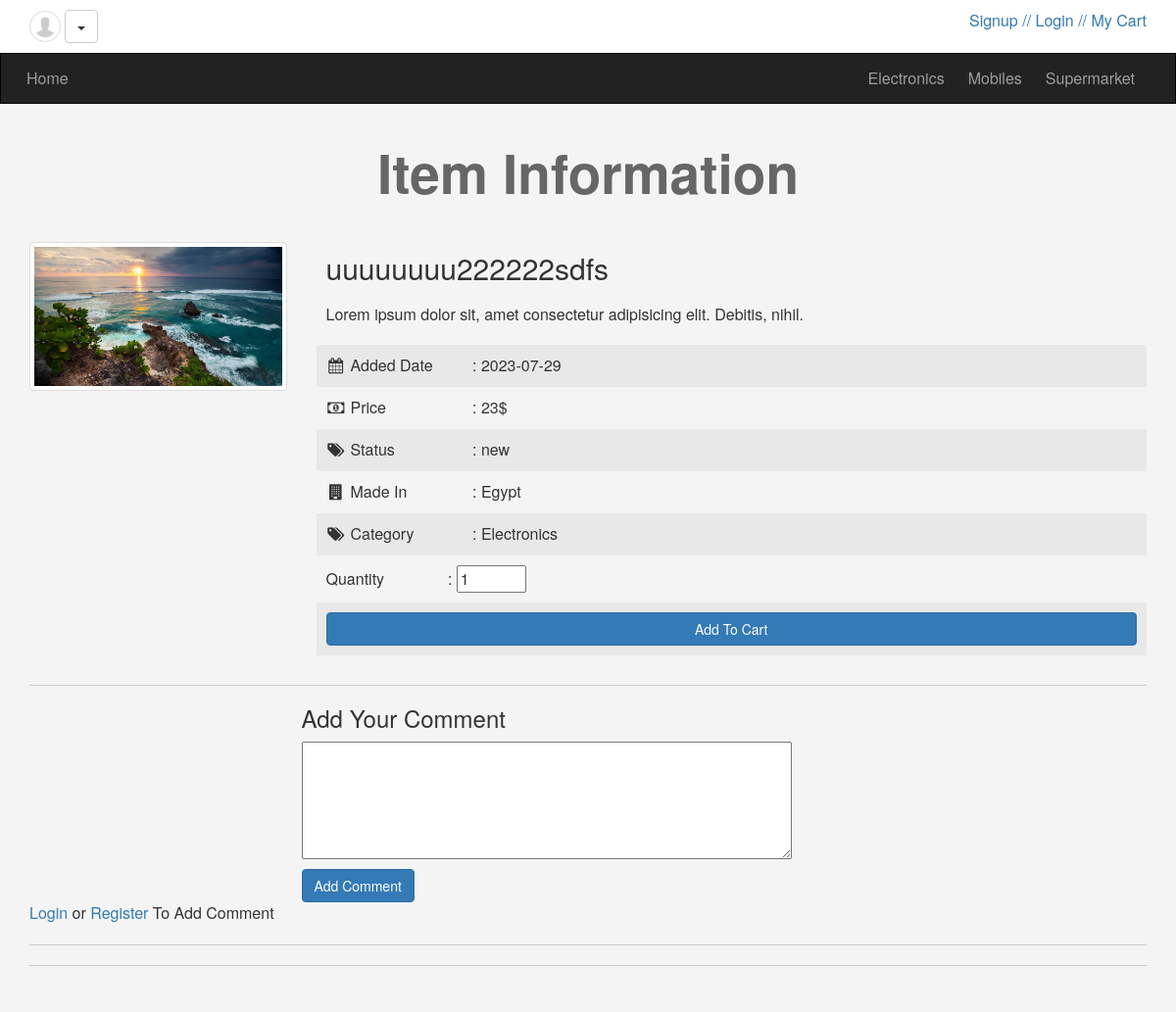
/items.php?itemid=3, run on the app's committed database.
### tables this page shows
CREATE TABLE `categories` (
  `id` smallint(6) NOT NULL,
  `name` varchar(100) NOT NULL,
  `description` text DEFAULT NULL,
  `ordaring` int(11) DEFAULT NULL,
  `visibility` tinyint(4) NOT NULL DEFAULT 0,
  `allow_comment` tinyint(4) NOT NULL DEFAULT 0,
  `allow_ads` tinyint(4) NOT NULL DEFAULT 0
);

CREATE TABLE `items` (
  `item_id` int(11) NOT NULL,
  `name` varchar(100) NOT NULL,
  `description` text NOT NULL,
  `country` varchar(50) NOT NULL,
  `price` varchar(20) NOT NULL,
  `category` varchar(100) NOT NULL,
  `image` varchar(255) NOT NULL,
  `item_date` date NOT NULL,
  `item_status` varchar(30) NOT NULL,
  `approve` tinyint(1) NOT NULL DEFAULT 0
);

### init.php (called while the page is built, shortened)
<?php
	$tpl 	= 'includes/templates/';
	$func	= 'includes/functions/';
	$css 	= 'layout/css/';
	include $func . 'functions.php';
	include $tpl . 'header.php';

### includes/functions/functions.php (called while the page is built, shortened)
<?php
class Connection
{
    private $dsn = "mysql:host=localhost;dbname=ecommerce";
    private $user = "root";
    private $pass = "";
    private $options = array(
        PDO::MYSQL_ATTR_INIT_COMMAND => "SET NAMES utf8",
    );
    public $conn;
    public function __construct()
    {
        try {
            $this->conn = new PDO($this->dsn, $this->user, $this->pass, $this->options);
            $this->conn->setAttribute(PDO::ATTR_ERRMODE, PDO::ERRMODE_EXCEPTION);
        } catch (PDOException $e) {
            echo "Failed to connect " . $e->getMessage();
        }
    }
    public function fetch_data($filed, $table, $where = NULL, $value = NULL, $order = NULL, $limit = NULL, $all = NULL)
    {
        if($value == NULL) {
            if($all == NULL) {
                $stmt = $this->conn->prepare("SELECT $filed FROM $table $order $limit");
                $stmt->execute();
                return $stmt->fetch();
            }
            elseif($all == "fetchAll") {
                $stmt = $this->conn->prepare("SELECT $filed FROM $table $order $limit");
                $stmt->execute();
                return $stmt->fetchAll();
            }
        } else{
            if($all == NULL) {
                $stmt = $this->conn->prepare("SELECT $filed FROM $table WHERE $where = ? $order $limit");
                $stmt->execute(array($value));
                return $stmt->fetch();
            }
            elseif($all == "fetchAll") {
                $stmt = $this->conn->prepare("SELECT $filed FROM $table WHERE $where = ? $order $limit");
                $stmt->execute(array($value));
                return $stmt->fetchAll();
            }
        }
    }
}

### items.php (the view, shortened to what this page needs)
<?php
include 'init.php';
if(isset($_GET['itemid']) && is_numeric($_GET['itemid'])){
	$check_item = new Connection();
	$item = $check_item->fetch_data("*", "items", "item_id", intval($_GET['itemid']));
	if(!empty($item)){
?>
		<h1 class="text-center">Item Information</h1>
		<div class="container">
			<div class="row">
				<div class="col-md-3">
					<img class="img-responsive img-thumbnail center-block" src="<?= $item['image']; ?>" alt="avatar" />
				</div>
				<div class="col-md-9 item-info">
					<h2><?= $item['name']; ?></h2>
					<p><?= $item['description']; ?></p>
					<ul class="list-unstyled">
						<li>
							<i class="fa fa-calendar fa-fw"></i>
							<span>Added Date</span> : <?= $item['item_date']; ?>
						</li>
						<li>
							<i class="fa fa-money fa-fw"></i>
							<span>Price</span> : <?= $item['price']; ?>
						</li>
						<li>
						<i class="fa fa-tags fa-fw"></i>
							<span>Status</span> : <?= $item['item_status']; ?>
						</li>
						<li>
							<i class="fa fa-building fa-fw"></i>
							<span>Made In</span> : <?= ucfirst($item['country']); ?>
						</li>
						<li>
							<i class="fa fa-tags fa-fw"></i>
							<span>Category</span> : <?= $item['category']; ?>
						</li>
						<li>
							<form action="<?= $_SERVER['PHP_SELF'];?>?itemid=<?= $item['item_id'];?>" method="POST">
							<span>Quantity</span> : <input type="number" name="number" min="1" max="100" value="<?= isset($_POST['quantity']) ? $_POST['number'] : 1;?>">
						</li>
						<li>
							<input class="btn btn-primary btn-block" name="quantity" type="submit" value="Add To Cart" />
					</li>
					</ul>
				</div>
			</div>
			<hr class="custom-hr">
			<div class="row">
				<div class="col-md-offset-3">
					<div class="add-comment">
						<h3>Add Your Comment</h3>
						<form action="?itemid=<?= $item['item_id'];?>" method="POST">
							<textarea name="comment" ></textarea>
							<input class="btn btn-primary" name="comments" type="submit" value="Add Comment">
						</form>
					</div>
				</div>
			</div>
			<?php
				if(!isset($_SESSION['user'])) {
					echo '<a href="login.php">Login</a> or <a href="register.php">Register</a> To Add Comment';
				}
			?>
				<?php
					$connect = new Connection();
					$stmt = $connect->conn->prepare("SELECT u.full_name, u.image, c.comment
														FROM users u LEFT JOIN comments c
														ON u.user_id = c.com_from_user
														WHERE c.com_to_item = ?
														");
					$stmt->execute(array($_GET['itemid']));
					$comments = $stmt->fetchAll();
					if(isset($comments)) {
						echo '<hr class="custom-hr">';
							?>
							<?php
							echo '<hr class="custom-hr">';
							}?>
		</div>
					<?php }?>
	<?php }?>
<?php
	include $tpl . 'footer.php';
?>

### includes/templates/header.php (shortened to what this page needs)
<!DOCTYPE html>
<html>
	<head>
		<link rel="stylesheet" href="<?php echo $css ?>bootstrap.min.css" />
		<link rel="stylesheet" href="<?php echo $css ?>font-awesome.min.css" />
		<link rel="stylesheet" href="<?php echo $css ?>jquery-ui.css" />
		<link rel="stylesheet" href="<?php echo $css ?>jquery.selectBoxIt.css" />
		<link rel="stylesheet" href="<?php echo $css ?>front.css" />
	</head>
	<body>
	<div class="upper-bar">
		<div class="container">
				<img class="my-image img-thumbnail img-circle" src="./uploads/img.png" alt="" />
				<div class="btn-group my-info">
					<span class="btn btn-default dropdown-toggle" data-toggle="dropdown">
						<span class="caret"></span>
					</span>
				</div>
				<a href="cart.php">
							<span class="pull-right">/ My Cart</span>
				</a>
				<?php
					if(!isset($_SESSION['user'])) {
						echo '<a href="login.php"><span class="pull-right">/ Login /</span></a>';
						echo '<a href="register.php"><span class="pull-right"> Signup /</span></a>';
					}
				?>
		</div>
	</div>
	<nav class="navbar navbar-inverse">
	  <div class="container">
	    <div class="navbar-header">
	      <a class="navbar-brand" href="index.php">Home</a>
	    </div>
	    <div class="collapse navbar-collapse" id="app-nav">
	        <ul class="nav navbar-nav navbar-right">
				<?php
					$connect = new Connection();
					$all_cats = $connect->fetch_data("id, name", "categories", "visibility", "1", "ORDER BY ordaring", all: "fetchAll");
					if(!empty($all_cats)) {
						foreach($all_cats as $cat) {
							echo "<li>
									<a href='index.php?cat=$cat[name]'>$cat[name]</a>
								</li>";
						}
					}
				?>
	        </ul>
	    </div>
	  </div>
	</nav>

### layout/css/front.css (style rules this page uses)
body { background-color: #F4F4F4; font-size: 16px; height: 3000px; }
h1 { font-size: 55px; margin: 40px 0; font-weight: bold; color: #666; }
.navbar { border-radius: 0; margin-bottom: 0; }
.nav > li > a, .navbar-brand { padding: 15px 12px; }
.navbar-brand { font-size: 1em; }
.upper-bar { padding: 10px; background-color: #FFF }
.my-image { width: 32px; height: 32px; }
.item-info h2 { padding: 10px; margin: 0; }
.item-info p { padding: 10px; }
.item-info ul li { padding: 10px; }
.item-info ul li:nth-child(odd) { background-color: #e8e8e8; }
.item-info ul li span { display: inline-block; width: 120px; }
.add-comment h3 { margin: 0 0 10px; }
.add-comment textarea { display: block; margin-bottom: 10px; width: 500px; height: 120px; }
.custom-hr { border-top: 1px solid #c9c9c9; }

### data on the page
categories: name "Electronics"
categories: name "Mobiles"
categories: name "Supermarket"
items: image (picture), name "uuuuuuuu222222sdfs", description "Lorem ipsum dolor sit, amet consectetur adipisicing elit. Debitis, nihil.", item_date "2023-07-29", price "23$", item_status "new", country "Egypt", category "Electronics"
